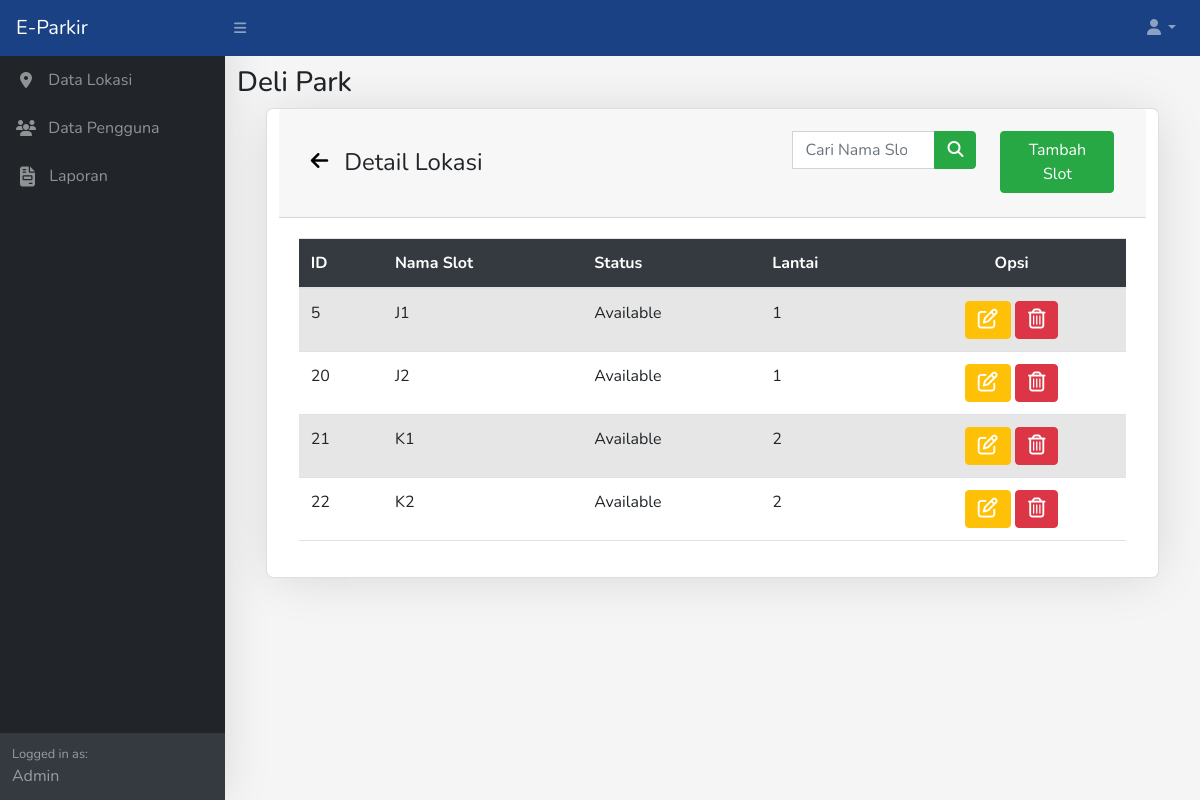
Screenshot of /page-admin/detail-lokasi.php?id_lokasi=5 (signed in) with the database file from the repository.
### tables this page shows
CREATE TABLE `lokasi` (
  `id_lokasi` int(10) NOT NULL,
  `nama_lokasi` varchar(100) NOT NULL,
  `alamat` varchar(1000) NOT NULL,
  `jam_operasional` varchar(100) NOT NULL,
  `tipe` varchar(50) NOT NULL,
  `tarif` int(20) NOT NULL,
  `foto_lokasi` varchar(1000) NOT NULL DEFAULT 'nopic.png'
);

CREATE TABLE `detail_lokasi` (
  `id_slot` int(10) NOT NULL,
  `id_lokasi` int(10) NOT NULL,
  `nama_slot` varchar(100) NOT NULL,
  `status_slot` varchar(100) NOT NULL,
  `lantai` int(10) NOT NULL
);

### page-admin/detail-lokasi.php (the view, shortened to what this page needs)
<?php
include "../function.php";
$id_lokasi = $_REQUEST['id_lokasi'];
$selectNamaLokasi = mysqli_query($conn, "SELECT nama_lokasi FROM lokasi WHERE id_lokasi='$id_lokasi'");
$res = mysqli_fetch_row($selectNamaLokasi);
$namaLokasi = $res[0];
?>
<!DOCTYPE html>
<html lang="en">
<?php include "../component-admin/head.php"?>
<body class="sb-nav-fixed">
    <?php include "../component-admin/navbar.php"?>
    <div id="layoutSidenav">
        <?php include "../component-admin/sidebar.php"?>
        <div id="layoutSidenav_content">
            <div class="row">
                <h3><?= $namaLokasi;?></h3>
                <div class="card col-11 mx-auto">
                    <div class="card-header">
                        <div class="card-title mt-2">
                            <div class="row">
                                <div class="col-7 d-flex align-items-center">
                                    <a href="data-lokasi.php"><i class="fa-solid fa-arrow-left fa-lg" style="color: #000000;"></i></a>
                                    <span class="ml-3 title">Detail Lokasi</span>
                                </div>
                                <div class="col-3">
                                    <form method="POST">
                                        <div class="input-group">
                                            <input type="search" id="nama_slot" name="nama_slot" class="form-control" placeholder="Cari Nama Slot" autocomplete="off"/>
                                            <button name="cariNamaSlot" class="btn btn-success" type="submit">
                                                <i class="fas fa-search"></i>
                                            </button>
                                        </div>
                                    </form>
                                </div>
                                <div class="col-2">
                                    <button type="button" class="btn btn-success" data-bs-toggle="modal" data-bs-target="#tambahSlot">Tambah Slot</button>
                                </div>
                            </div>
                        </div>
                    </div>
                    <div class="card-body">
                        <table class="table table-striped table-hover">
                            <thead class="bg-dark text-white">
                                <tr>
                                    <th>ID</th>
                                    <th>Nama Slot</th>
                                    <th>Status</th>
                                    <th>Lantai</th>
                                    <th class="text-center">Opsi</th>
                                </tr>
                            </thead>
                            <tbody>
                                <?php
                                $nama_slot = empty($_REQUEST['nama_slot']) ? "" : $_REQUEST['nama_slot'];
                                $selectSlot = mysqli_query($conn, "SELECT * FROM detail_lokasi WHERE nama_slot LIKE '%$nama_slot%' AND id_lokasi='$id_lokasi'");
                                while($row = mysqli_fetch_assoc($selectSlot)){
                                ?>
                                <tr>
                                    <td><?= $row['id_slot'];?></td>
                                    <td><?= $row['nama_slot'];?></td>
                                    <td><?= ucwords($row['status_slot']);?></td>
                                    <td><?= $row['lantai'];?></td>
                                    <td class="text-center opsi">
                                        <button type="button" class="btn btn-warning" data-bs-toggle="modal" data-bs-target="#editSlot<?= $row['id_slot'];?>">
                                            <i class="fa-regular fa-pen-to-square fa-lg" style="color: #fff"></i>
                                        </button>
                                        <button type="button" class="btn btn-danger" data-bs-toggle="modal" data-bs-target="#hapusSlot<?= $row['id_slot'];?>">
                                            <i class="far fa-trash-alt fa-lg"></i>
                                        </button>
                                    </td>
                                </tr>
                                <?php
                                }
                                ?>
                            </tbody>
                        </table>
                    </div>
                </div>
            </div>
        </div>
    </div>
</body>
</html>

### css/style2.css (style rules this page uses)
* { margin:0; padding:0; }
.container:before, .container:after, .row:before, .row:after { content: ""; display:table; }
.container:after, .row:after { clear:both; }
.row { clear: both; margin: 10px 0; }

### component-admin/head.php (style rules this page uses)
body { font-family: Nunito; background: #F5F5F5; }
.card, .sb-sidenav { box-shadow: 1px 3px 48px -7px rgba(0,0,0,0.15); -webkit-box-shadow: 1px 3px 48px -7px rgba(0,0,0,0.15); -moz-box-shadow: 1px 3px 48px -7px rgba(0,0,0,0.15); }
.card { border-radius: 7px; }
.card-title .title { font-size: 24px; }

### rows the page displays
lokasi: nama_lokasi "Deli Park"
detail_lokasi: id_slot "5", nama_slot "J1", status_slot "Available", lantai "1"
detail_lokasi: id_slot "20", nama_slot "J2", status_slot "Available", lantai "1"
detail_lokasi: id_slot "21", nama_slot "K1", status_slot "Available", lantai "2"
detail_lokasi: id_slot "22", nama_slot "K2", status_slot "Available", lantai "2"
